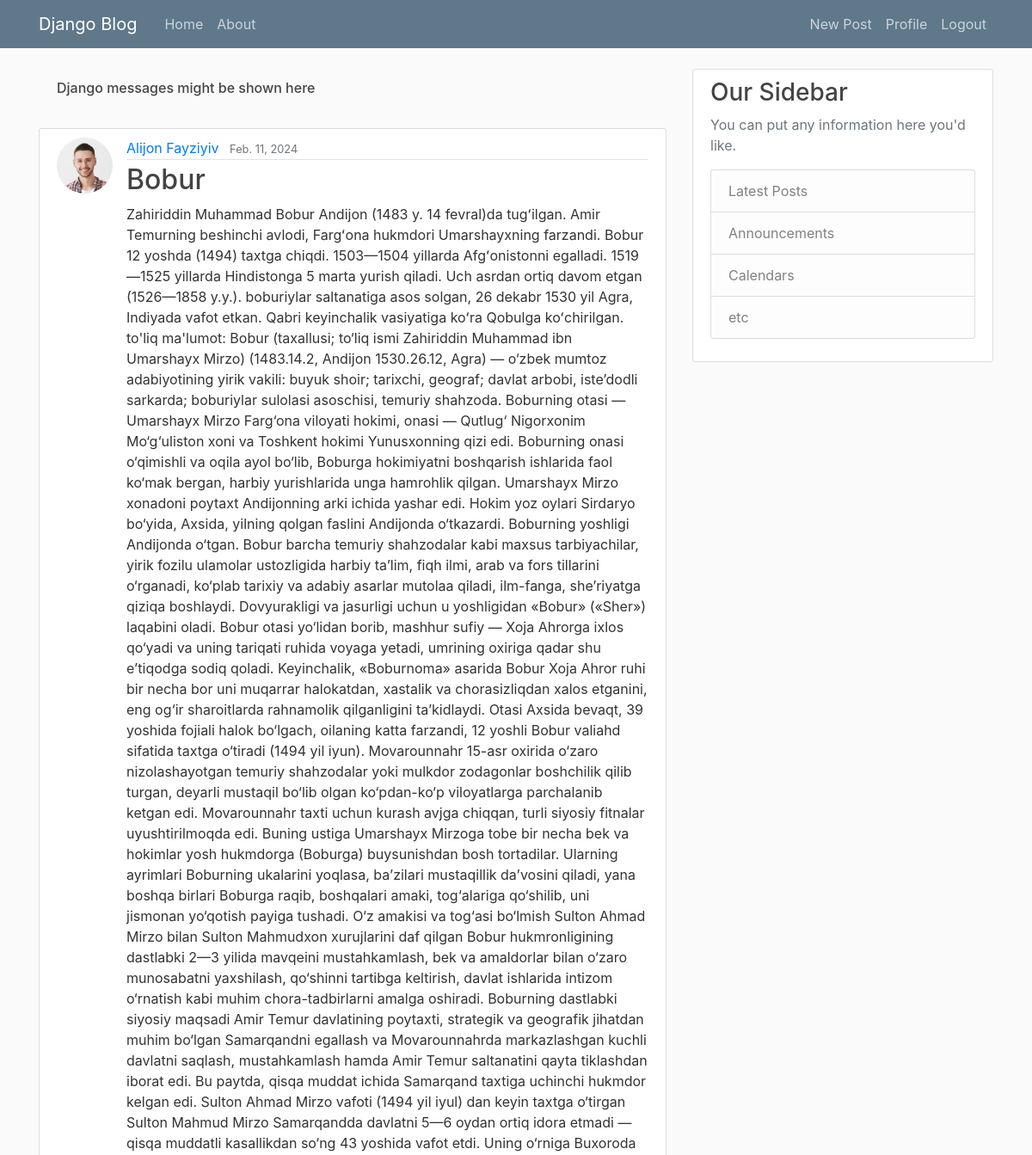
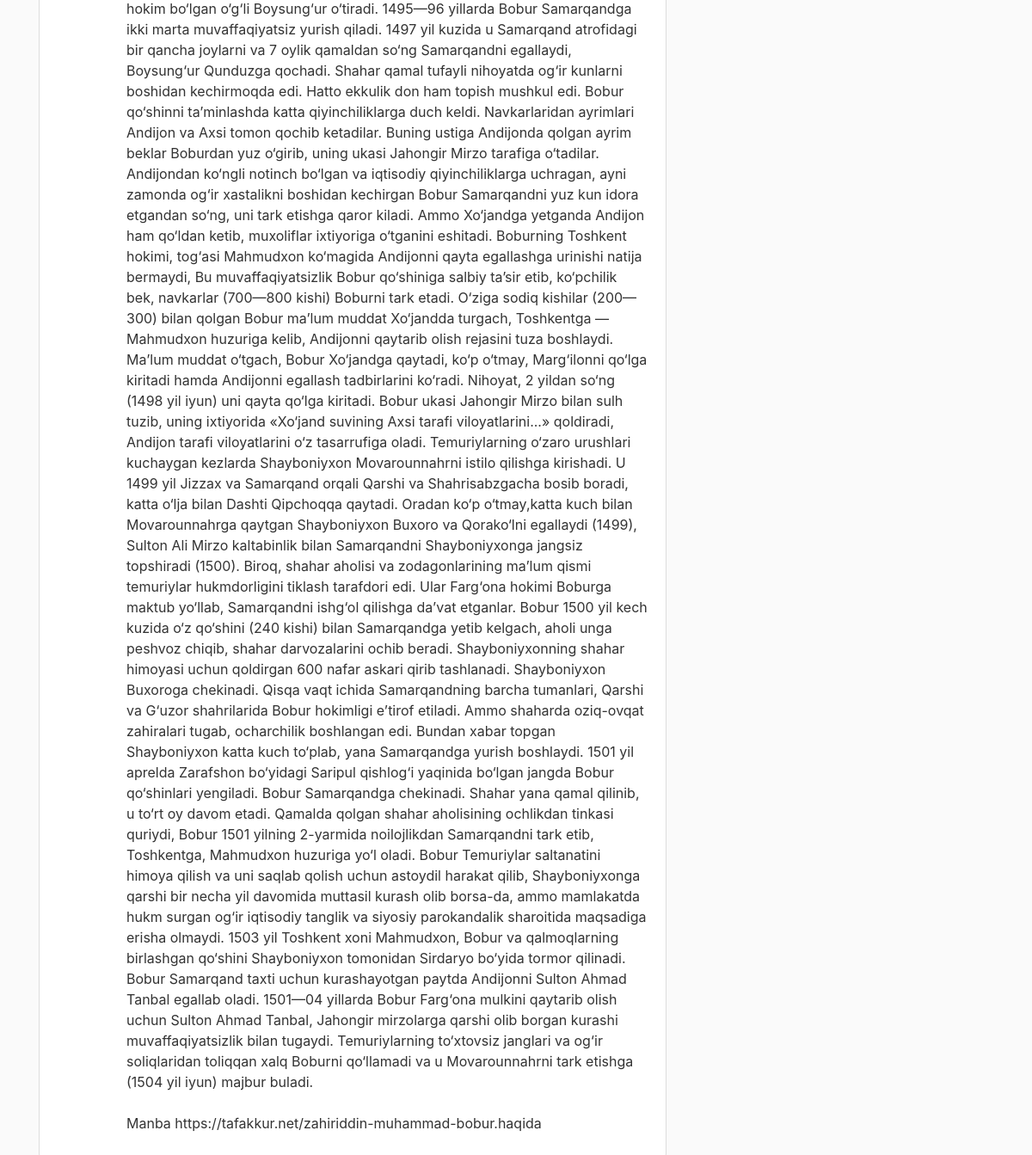
The app's page /post-detail/6 (signed in) with its own data (2 pictures, top to bottom).
### blog/models.py (models this page shows, shortened)
class AbstractModel(models.Model):
    created_at = models.DateTimeField(auto_now_add=True)
    updated_at = models.DateTimeField(auto_now=True)
    class Meta:
        abstract = True

class Post(AbstractModel):
    title = models.CharField(max_length=128)
    content = models.TextField()
    published = models.DateField()
    is_active = models.BooleanField(default=False)
    author = models.ForeignKey("blog.User", CASCADE, "posts")

class User(AbstractUser, AbstractModel):
    avatar = models.ImageField(default='images.png')

### blog/views.py (the view)
# urls.py: path('post-detail/<int:pk>', post_detail, name="post-detail"),
def post_detail(request, pk):
    post = Post.objects.get(pk=pk)
    return render(request, 'blog/post_detail.html', {'post': post})

### templates/blog/post_detail.html (shortened to what this page needs)
{% extends 'blog/base.html' %}
{% load static %}
{% block body %}
<main role="main" class="container">
    <div class="row">
        <div class="col-md-8">
            <div class="alert alert-{{ message.tags }}">
                <h6>Django messages might be shown here</h6>
            </div>
            <article class="media content-section">
                <img class="rounded-circle article-img" src="{{ post.author.avatar.url }}">
                <div class="media-body">
                    <div class="article-metadata">
                        <a class="mr-2" href="{% url 'blog:user-profile' post.author.username %}">{{ post.author.first_name }} {{ post.author.last_name }}</a>
                        <small class="text-muted">{{ post.published }}</small>
                    </div>
                    <h2 class="article-title">{{ post.title }}</h2>
                    <p class="article-content">{{ post.content }}</p>
                </div>
            </article>
        </div>
        {% include 'blog/sidebar.html' %}
    </div>
</main>
{% endblock %}

### blog/static/main.css (style rules this page uses)
body { background: #fafafa; color: #333333; margin-top: 5rem; }
h1, h2, h3, h4, h5, h6 { color: #444444; }
.content-section { background: #ffffff; padding: 10px 20px; border: 1px solid #dddddd; border-radius: 3px; margin-bottom: 20px; }
.article-title { color: #444444; }
.article-content { white-space: pre-line; }
.article-img { height: 65px; width: 65px; margin-right: 16px; }
.article-metadata { padding-bottom: 1px; margin-bottom: 4px; border-bottom: 1px solid #e3e3e3 }

### records on screen
Post: author.avatar (picture), author.first_name "Alijon", author.last_name "Fayziyiv", published "Feb. 11, 2024", title "Bobur", content "Zahiriddin Muhammad Bobur Andijon (1483 y. 14 fevral)da tugʻilgan. Amir Temurning beshinchi avlodi, Fargʻona hukmdori Umarshayxning farzandi. Bobur 12 yoshda (1494) taxtga chiqdi. 1503—1504 yillarda Afgʻonistonni egalladi. 1519—1525 yillarda Hindistonga 5 marta yurish qiladi. Uch asrdan ortiq davom etgan (1526—1858 y.y.). boburiylar saltanatiga asos solgan, 26 dekabr 1530 yil Agra, Indiyada vafot etkan. Qabri keyinchalik vasiyatiga koʻra Qobulga koʻchirilgan. to'liq ma'lumot: Bobur (taxallusi; to‘liq ismi Zahiriddin Muhammad ibn Umarshayx Mirzo) (1483.14.2, Andijon 1530.26.12, Agra) — o‘zbek mumtoz adabiyotining yirik vakili: buyuk shoir; tarixchi, geograf; davlat arbobi, iste’dodli…"
